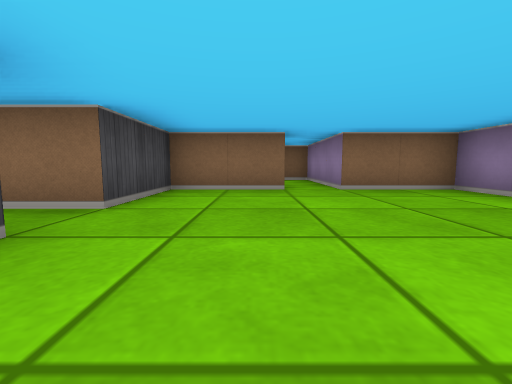
view 1 (above)

13 first-person views from a walk through a cub3D ray-caster map. The camera is about half as high as the walls, tilts 6° down and sees 90° across. The floor is counted in squares. Each view is taken from the middle of a square. On the plan, view 1 faces up. The plan holds only what a view shows up to about 9 squares ahead; the rest is blank.

view 2
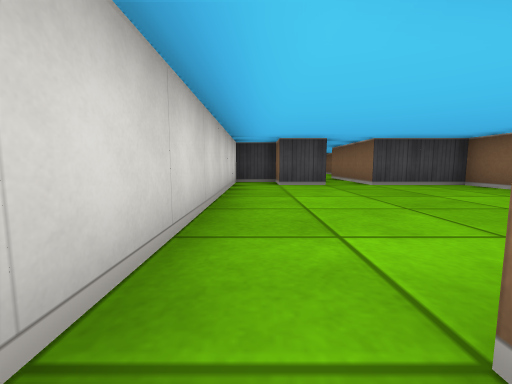

view 3
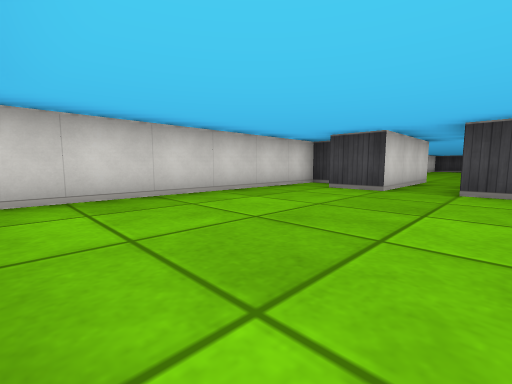

view 4
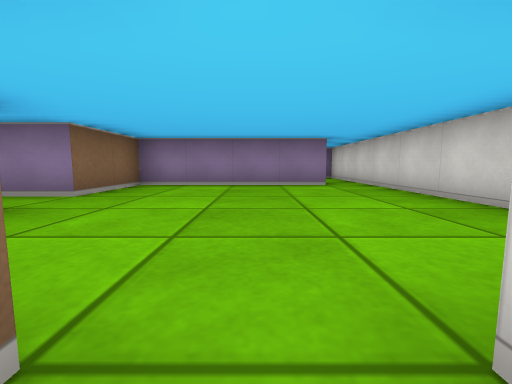

view 5
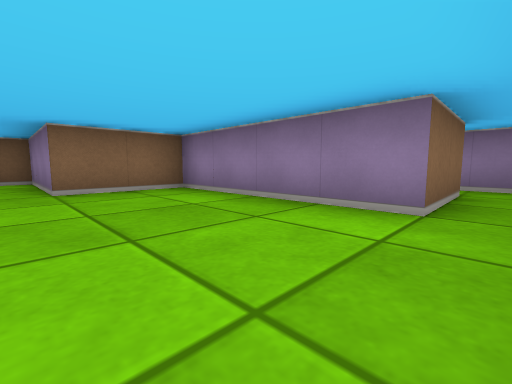

view 6
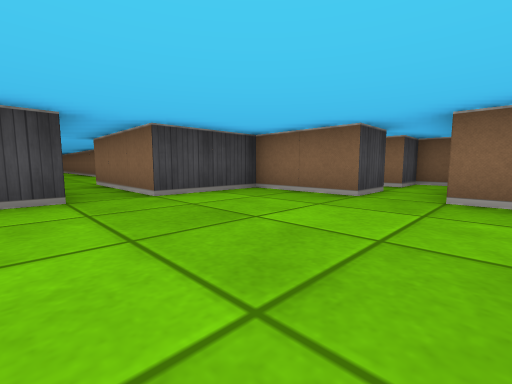

view 7
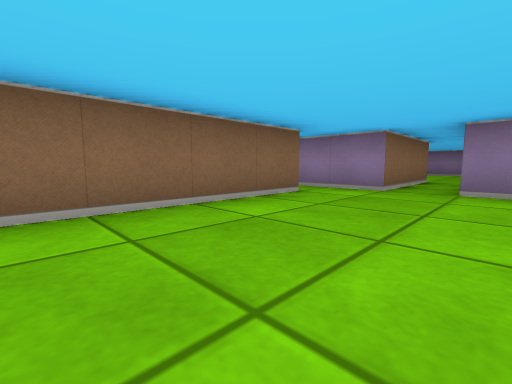

view 8
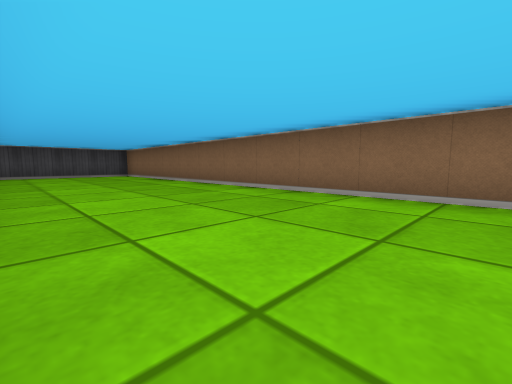

view 9
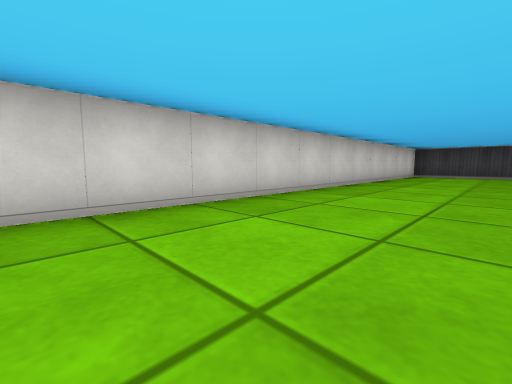

view 10
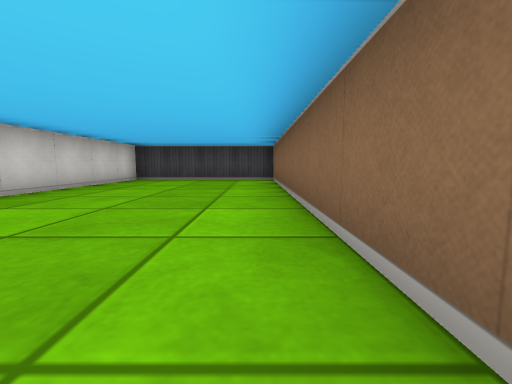

view 11
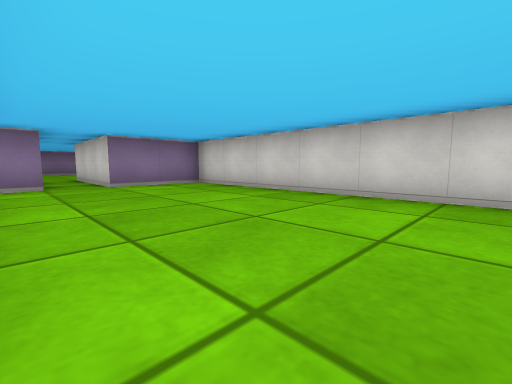

view 12
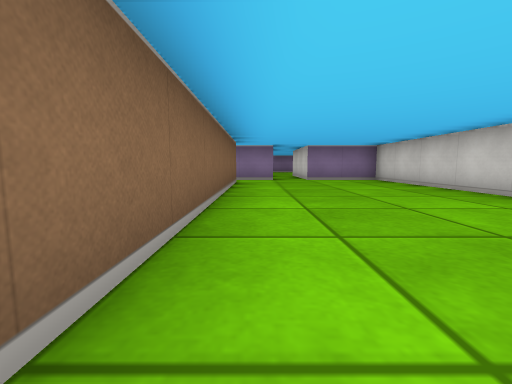

view 13
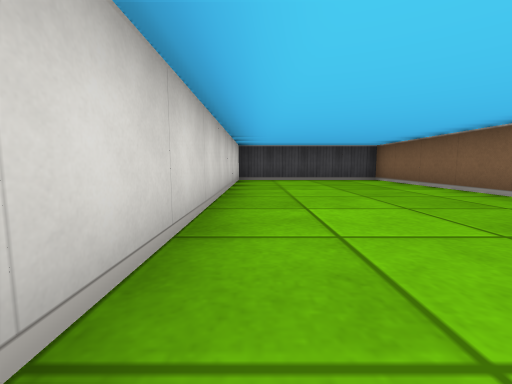

### Floor plan
Points are (right, up) in squares from view 1. A wall is a line through its corners. A room is listed if a view was taken in it or the views show most of it. See-through windows are left out.
Room 1 (views 1, 3, 4, 5, 6)
walls: (3.5, 0.5) (3.5, 4.5) (1.5, 4.5) (1.5, 7.5) (0.5, 7.5) (0.5, 6.5) (0.1, 6.5); (0.5, 5.5) (0.5, 4.5) (-1.5, 4.5) (-1.5, 2.5) (-4.5, 2.5); (-4.5, 1.5) (-1.5, 1.5) (-1.5, 0.5) (-2.5, 0.5) (-2.5, -0.5) (3.5, -0.5)
ways out: opening at (4.5, 0) to room 2; opening at (-5, 2) to room 3
Room 2 (view 2)
walls: (5.5, 0.5) (3.5, 0.5); (3.5, -0.5) (6.5, -0.5) (6.5, 0.6)
ways out: opening at (4.5, 0) to room 1
Room 3 (views 7, 8, 9, 10, 11, 12, 13)
walls: (-5.5, 3.5) (-16.5, 3.5) (-16.5, -0.5) (-4.5, -0.5) (-4.5, 1.5); (-4.5, 2.5) (-4.5, 4.2)
ways out: opening at (-5, 2) to room 1; opening at (-5, 4)

Positions as (right, up) in squares from view 1, and headings:
1: (0, 0), facing up
2: (4, 0), facing left
3: (3, 3), facing down-left
4: (-2, 2), facing right
5: (1, 0), facing up-right
6: (2, 1), facing up-left
7: (-9, 1), facing up-right
8: (-6, 0), facing up-left
9: (-6, 2), facing down-left
10: (-9, 3), facing left
11: (-10, 3), facing down-right
12: (-12, 3), facing right
13: (-9, 0), facing left
